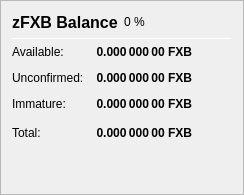
                   <widget class="QFrame" name="frame_ZerocoinBalances">
                    <property name="frameShape">
                     <enum>QFrame::StyledPanel</enum>
                    </property>
                    <property name="frameShadow">
                     <enum>QFrame::Raised</enum>
                    </property>
                    <layout class="QVBoxLayout" name="verticalLayout_7">
                     <item>
                      <layout class="QHBoxLayout" name="horizontalLayout_8" stretch="0,0,0">
                       <item>
                        <widget class="QLabel" name="label_5z_3">
                         <property name="minimumSize">
                          <size>
                           <width>0</width>
                           <height>20</height>
                          </size>
                         </property>
                         <property name="font">
                          <font>
                           <pointsize>12</pointsize>
                           <weight>75</weight>
                           <bold>true</bold>
                          </font>
                         </property>
                         <property name="text">
                          <string>zFXB Balance</string>
                         </property>
                        </widget>
                       </item>
                       <item>
                        <widget class="QLabel" name="labelzFXBPercent">
                         <property name="text">
                          <string notr="true">0 %</string>
                         </property>
                        </widget>
                       </item>
                       <item>
                        <spacer name="horizontalSpacer_11">
                         <property name="orientation">
                          <enum>Qt::Horizontal</enum>
                         </property>
                         <property name="sizeHint" stdset="0">
                          <size>
                           <width>40</width>
                           <height>20</height>
                          </size>
                         </property>
                        </spacer>
                       </item>
                      </layout>
                     </item>
                     <item>
                      <widget class="Line" name="line_ZerocoinBalance">
                       <property name="minimumSize">
                        <size>
                         <width>0</width>
                         <height>1</height>
                        </size>
                       </property>
                       <property name="maximumSize">
                        <size>
                         <width>16777215</width>
                         <height>1</height>
                        </size>
                       </property>
                       <property name="orientation">
                        <enum>Qt::Horizontal</enum>
                       </property>
                      </widget>
                     </item>
                     <item>
                      <layout class="QGridLayout" name="gridLayout_5">
                       <property name="spacing">
                        <number>12</number>
                       </property>
                       <item row="1" column="0">
                        <widget class="QLabel" name="labelzBalanceMatureText">
                         <property name="toolTip">
                          <string>Mature: more than 20 confirmation and more than 1 mint of the same denomination after it was minted.
These zFXB are spendable.</string>
                         </property>
                         <property name="text">
                          <string>Available:</string>
                         </property>
                        </widget>
                       </item>
                       <item row="1" column="1">
                        <widget class="QLabel" name="labelzBalanceMature">
                         <property name="font">
                          <font>
                           <weight>75</weight>
                           <bold>true</bold>
                          </font>
                         </property>
                         <property name="toolTip">
                          <string>Mature: more than 20 confirmation and more than 1 mint of the same denomination after it was minted.
These zFXB are spendable.</string>
                         </property>
                         <property name="text">
                          <string notr="true">0.000 000 00 FXB</string>
                         </property>
                         <property name="alignment">
                          <set>Qt::AlignRight|Qt::AlignTrailing|Qt::AlignVCenter</set>
                         </property>
                        </widget>
                       </item>
                       <item row="2" column="0">
                        <widget class="QLabel" name="labelzBalanceUnconfirmedText">
                         <property name="toolTip">
                          <string>Unconfirmed: less than 20 confirmations
Immature: confirmed, but less than 1 mint of the same denomination after it was minted</string>
                         </property>
                         <property name="text">
                          <string>Unconfirmed:</string>
                         </property>
                        </widget>
                       </item>
                       <item row="2" column="1">
                        <widget class="QLabel" name="labelzBalanceUnconfirmed">
                         <property name="font">
                          <font>
                           <weight>75</weight>
                           <bold>true</bold>
                          </font>
                         </property>
                         <property name="toolTip">
                          <string>Unconfirmed: less than 20 confirmations
Immature: confirmed, but less than 1 mint of the same denomination after it was minted</string>
                         </property>
                         <property name="text">
                          <string notr="true">0.000 000 00 FXB</string>
                         </property>
                         <property name="alignment">
                          <set>Qt::AlignRight|Qt::AlignTrailing|Qt::AlignVCenter</set>
                         </property>
                        </widget>
                       </item>
                       <item row="3" column="0">
                        <widget class="QLabel" name="labelzBalanceImmatureText">
                         <property name="toolTip">
                          <string>Unconfirmed: less than 20 confirmations
Immature: confirmed, but less than 1 mint of the same denomination after it was minted</string>
                         </property>
                         <property name="text">
                          <string>Immature:</string>
                         </property>
                        </widget>
                       </item>
                       <item row="3" column="1">
                        <widget class="QLabel" name="labelzBalanceImmature">
                         <property name="font">
                          <font>
                           <weight>75</weight>
                           <bold>true</bold>
                          </font>
                         </property>
                         <property name="toolTip">
                          <string>Unconfirmed: less than 20 confirmations
Immature: confirmed, but less than 1 mint of the same denomination after it was minted</string>
                         </property>
                         <property name="text">
                          <string notr="true">0.000 000 00 FXB</string>
                         </property>
                         <property name="alignment">
                          <set>Qt::AlignRight|Qt::AlignTrailing|Qt::AlignVCenter</set>
                         </property>
                        </widget>
                       </item>
                       <item row="4" column="0">
                        <widget class="QLabel" name="labelzBalanceText">
                         <property name="toolTip">
                          <string>Your current zFXB balance, unconfirmed and immature zFXB included.</string>
                         </property>
                         <property name="text">
                          <string>Total:</string>
                         </property>
                        </widget>
                       </item>
                       <item row="4" column="1">
                        <widget class="QLabel" name="labelzBalance">
                         <property name="font">
                          <font>
                           <weight>75</weight>
                           <bold>true</bold>
                          </font>
                         </property>
                         <property name="cursor">
                          <cursorShape>IBeamCursor</cursorShape>
                         </property>
                         <property name="toolTip">
                          <string>Your current zFXB balance, unconfirmed and immature zFXB included.</string>
                         </property>
                         <property name="text">
                          <string notr="true">0.000 000 00 FXB</string>
                         </property>
                         <property name="alignment">
                          <set>Qt::AlignRight|Qt::AlignTrailing|Qt::AlignVCenter</set>
                         </property>
                         <property name="textInteractionFlags">
                          <set>Qt::LinksAccessibleByMouse|Qt::TextSelectableByKeyboard|Qt::TextSelectableByMouse</set>
                         </property>
                        </widget>
                       </item>
                       <item row="4" column="2">
                        <spacer name="horizontalSpacer_4">
                         <property name="orientation">
                          <enum>Qt::Horizontal</enum>
                         </property>
                         <property name="sizeHint" stdset="0">
                          <size>
                           <width>40</width>
                           <height>20</height>
                          </size>
                         </property>
                        </spacer>
                       </item>
                      </layout>
                     </item>
                     <item>
                      <spacer name="verticalSpacer_4">
                       <property name="orientation">
                        <enum>Qt::Vertical</enum>
                       </property>
                       <property name="sizeHint" stdset="0">
                        <size>
                         <width>20</width>
                         <height>40</height>
                        </size>
                       </property>
                      </spacer>
                     </item>
                    </layout>
                   </widget>
